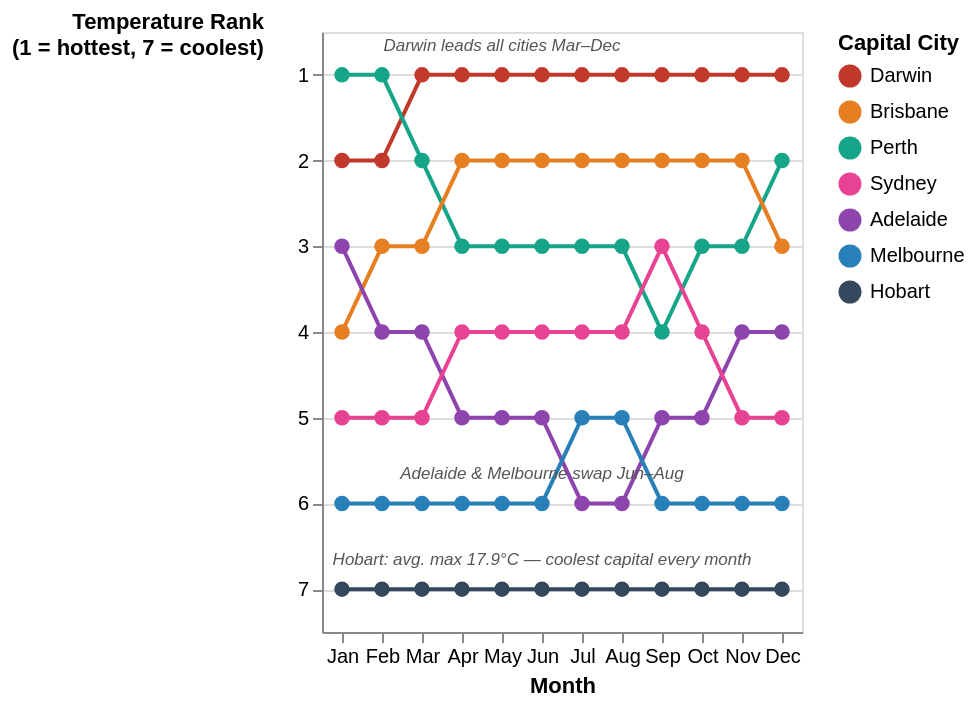

The specification (Vega-Lite) saved for this image:
### Vega-Lite specification from a JSON file in a GitHub repository (floating-point values rounded to 4 significant figures)
{"$schema": "https://vega.github.io/schema/vega-lite/v5.json", "width": "container", "height": "container", "data": {"values": [{"city": "Darwin", "month": 0, "monthLabel": "Jan", "rank": 2}, {"city": "Darwin", "month": 1, "monthLabel": "Feb", "rank": 2}, {"city": "Darwin", "month": 2, "monthLabel": "Mar", "rank": 1}, {"city": "Darwin", "month": 3, "monthLabel": "Apr", "rank": 1}, {"city": "Darwin", "month": 4, "monthLabel": "May", "rank": 1}, {"city": "Darwin", "month": 5, "monthLabel": "Jun", "rank": 1}, {"city": "Darwin", "month": 6, "monthLabel": "Jul", "rank": 1}, {"city": "Darwin", "month": 7, "monthLabel": "Aug", "rank": 1}, {"city": "Darwin", "month": 8, "monthLabel": "Sep", "rank": 1}, {"city": "Darwin", "month": 9, "monthLabel": "Oct", "rank": 1}, {"city": "Darwin", "month": 10, "monthLabel": "Nov", "rank": 1}, {"city": "Darwin", "month": 11, "monthLabel": "Dec", "rank": 1}, {"city": "Perth", "month": 0, "monthLabel": "Jan", "rank": 1}, {"city": "Perth", "month": 1, "monthLabel": "Feb", "rank": 1}, {"city": "Perth", "month": 2, "monthLabel": "Mar", "rank": 2}, {"city": "Perth", "month": 3, "monthLabel": "Apr", "rank": 3}, {"city": "Perth", "month": 4, "monthLabel": "May", "rank": 3}, {"city": "Perth", "month": 5, "monthLabel": "Jun", "rank": 3}, {"city": "Perth", "month": 6, "monthLabel": "Jul", "rank": 3}, {"city": "Perth", "month": 7, "monthLabel": "Aug", "rank": 3}, {"city": "Perth", "month": 8, "monthLabel": "Sep", "rank": 4}, {"city": "Perth", "month": 9, "monthLabel": "Oct", "rank": 3}, {"city": "Perth", "month": 10, "monthLabel": "Nov", "rank": 3}, {"city": "Perth", "month": 11, "monthLabel": "Dec", "rank": 2}, {"city": "Brisbane", "month": 0, "monthLabel": "Jan", "rank": 4}, {"city": "Brisbane", "month": 1, "monthLabel": "Feb", "rank": 3}, {"city": "Brisbane", "month": 2, "monthLabel": "Mar", "rank": 3}, {"city": "Brisbane", "month": 3, "monthLabel": "Apr", "rank": 2}, {"city": "Brisbane", "month": 4, "monthLabel": "May", "rank": 2}, {"city": "Brisbane", "month": 5, "monthLabel": "Jun", "rank": 2}, {"city": "Brisbane", "month": 6, "monthLabel": "Jul", "rank": 2}, {"city": "Brisbane", "month": 7, "monthLabel": "Aug", "rank": 2}, {"city": "Brisbane", "month": 8, "monthLabel": "Sep", "rank": 2}, {"city": "Brisbane", "month": 9, "monthLabel": "Oct", "rank": 2}, {"city": "Brisbane", "month": 10, "monthLabel": "Nov", "rank": 2}, {"city": "Brisbane", "month": 11, "monthLabel": "Dec", "rank": 3}, {"city": "Adelaide", "month": 0, "monthLabel": "Jan", "rank": 3}, {"city": "Adelaide", "month": 1, "monthLabel": "Feb", "rank": 4}, {"city": "Adelaide", "month": 2, "monthLabel": "Mar", "rank": 4}, {"city": "Adelaide", "month": 3, "monthLabel": "Apr", "rank": 5}, {"city": "Adelaide", "month": 4, "monthLabel": "May", "rank": 5}, {"city": "Adelaide", "month": 5, "monthLabel": "Jun", "rank": 5}, {"city": "Adelaide", "month": 6, "monthLabel": "Jul", "rank": 6}, {"city": "Adelaide", "month": 7, "monthLabel": "Aug", "rank": 6}, {"city": "Adelaide", "month": 8, "monthLabel": "Sep", "rank": 5}, {"city": "Adelaide", "month": 9, "monthLabel": "Oct", "rank": 5}, {"city": "Adelaide", "month": 10, "monthLabel": "Nov", "rank": 4}, {"city": "Adelaide", "month": 11, "monthLabel": "Dec", "rank": 4}, {"city": "Sydney", "month": 0, "monthLabel": "Jan", "rank": 5}, {"city": "Sydney", "month": 1, "monthLabel": "Feb", "rank": 5}, {"city": "Sydney", "month": 2, "monthLabel": "Mar", "rank": 5}, {"city": "Sydney", "month": 3, "monthLabel": "Apr", "rank": 4}, {"city": "Sydney", "month": 4, "monthLabel": "May", "rank": 4}, {"city": "Sydney", "month": 5, "monthLabel": "Jun", "rank": 4}, {"city": "Sydney", "month": 6, "monthLabel": "Jul", "rank": 4}, {"city": "Sydney", "month": 7, "monthLabel": "Aug", "rank": 4}, {"city": "Sydney", "month": 8, "monthLabel": "Sep", "rank": 3}, {"city": "Sydney", "month": 9, "monthLabel": "Oct", "rank": 4}, {"city": "Sydney", "month": 10, "monthLabel": "Nov", "rank": 5}, {"city": "Sydney", "month": 11, "monthLabel": "Dec", "rank": 5}, {"city": "Melbourne", "month": 0, "monthLabel": "Jan", "rank": 6}, {"city": "Melbourne", "month": 1, "monthLabel": "Feb", "rank": 6}, {"city": "Melbourne", "month": 2, "monthLabel": "Mar", "rank": 6}, {"city": "Melbourne", "month": 3, "monthLabel": "Apr", "rank": 6}, {"city": "Melbourne", "month": 4, "monthLabel": "May", "rank": 6}, {"city": "Melbourne", "month": 5, "monthLabel": "Jun", "rank": 6}, {"city": "Melbourne", "month": 6, "monthLabel": "Jul", "rank": 5}, {"city": "Melbourne", "month": 7, "monthLabel": "Aug", "rank": 5}, {"city": "Melbourne", "month": 8, "monthLabel": "Sep", "rank": 6}, {"city": "Melbourne", "month": 9, "monthLabel": "Oct", "rank": 6}, {"city": "Melbourne", "month": 10, "monthLabel": "Nov", "rank": 6}, {"city": "Melbourne", "month": 11, "monthLabel": "Dec", "rank": 6}, {"city": "Hobart", "month": 0, "monthLabel": "Jan", "rank": 7}, {"city": "Hobart", "month": 1, "monthLabel": "Feb", "rank": 7}, {"city": "Hobart", "month": 2, "monthLabel": "Mar", "rank": 7}, {"city": "Hobart", "month": 3, "monthLabel": "Apr", "rank": 7}, {"city": "Hobart", "month": 4, "monthLabel": "May", "rank": 7}, {"city": "Hobart", "month": 5, "monthLabel": "Jun", "rank": 7}, {"city": "Hobart", "month": 6, "monthLabel": "Jul", "rank": 7}, {"city": "Hobart", "month": 7, "monthLabel": "Aug", "rank": 7}, {"city": "Hobart", "month": 8, "monthLabel": "Sep", "rank": 7}, {"city": "Hobart", "month": 9, "monthLabel": "Oct", "rank": 7}, {"city": "Hobart", "month": 10, "monthLabel": "Nov", "rank": 7}, {"city": "Hobart", "month": 11, "monthLabel": "Dec", "rank": 7}]}, "layer": [{"params": [{"name": "cityHighlight", "select": {"type": "point", "fields": ["city"], "on": "click"}, "bind": "legend"}], "mark": {"type": "line", "point": {"filled": true, "size": 60}}, "encoding": {"x": {"field": "month", "type": "ordinal", "title": "Month", "axis": {"labelAngle": 0, "labelExpr": "['Jan','Feb','Mar','Apr','May','Jun','Jul','Aug','Sep','Oct','Nov','Dec'][datum.value]"}}, "y": {"field": "rank", "type": "quantitative", "title": ["Temperature Rank", "(1 = hottest, 7 = coolest)"], "scale": {"domain": [7.5, 0.5]}, "axis": {"values": [1, 2, 3, 4, 5, 6, 7], "tickCount": 7, "titleAngle": 0, "titleAnchor": "end", "titleAlign": "right"}}, "color": {"field": "city", "type": "nominal", "title": "Capital City", "scale": {"domain": ["Darwin", "Brisbane", "Perth", "Sydney", "Adelaide", "Melbourne", "Hobart"], "range": ["#c0392b", "#e67e22", "#17a589", "#e84393", "#8e44ad", "#2980b9", "#34495e"]}}, "opacity": {"condition": {"param": "cityHighlight", "value": 1}, "value": 0.08}, "tooltip": [{"field": "city", "type": "nominal", "title": "Capital City"}, {"field": "monthLabel", "type": "nominal", "title": "Month"}, {"field": "rank", "type": "quantitative", "title": "Temperature Rank"}]}}, {"data": {"values": [{"month": 4, "rank": 0.65, "note": "Darwin leads all cities Mar–Dec"}, {"month": 5, "rank": 5.65, "note": "Adelaide & Melbourne swap Jun–Aug"}, {"month": 5, "rank": 6.65, "note": "Hobart: avg. max 17.9°C — coolest capital every month"}]}, "mark": {"type": "text", "fontSize": 8.5, "fontStyle": "italic", "color": "#555", "align": "center"}, "encoding": {"x": {"field": "month", "type": "ordinal"}, "y": {"field": "rank", "type": "quantitative"}, "text": {"field": "note", "type": "nominal"}}}]}
